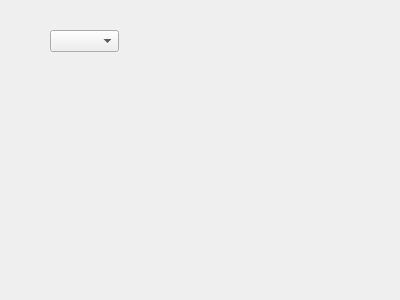
<?xml version="1.0" encoding="UTF-8"?>
<ui version="4.0">
 <class>Form</class>
 <widget class="QWidget" name="Form">
  <property name="geometry">
   <rect>
    <x>0</x>
    <y>0</y>
    <width>400</width>
    <height>300</height>
   </rect>
  </property>
  <property name="windowTitle">
   <string>Form</string>
  </property>
  <widget class="QComboBox" name="comboBox">
   <property name="geometry">
    <rect>
     <x>50</x>
     <y>30</y>
     <width>69</width>
     <height>22</height>
    </rect>
   </property>
  </widget>
 </widget>
 <resources/>
 <connections/>
</ui>
